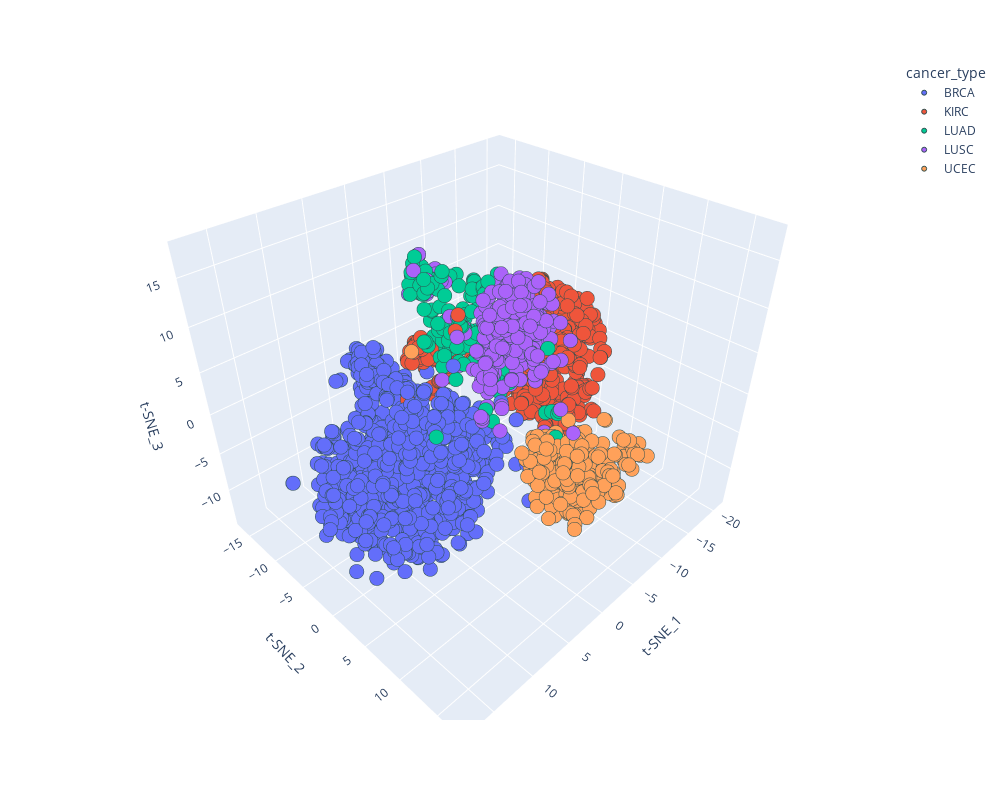

The notebook cell saved with this chart:
### Code cell
fig = px.scatter_3d(final_df,
                    x='t-SNE_1', y='t-SNE_2', z='t-SNE_3',
                    color='cancer_type',
                    width=1000, height=800,
                    opacity=1
                    )

fig.update_traces(marker=dict(size=5,
                              line=dict(width=1,
                                        color='DarkSlateGrey')
                              ),
                  )

fig.show()

### Figure 1 — Plotly figure (JSON) as saved in the notebook; plotly's stock layout.template omitted (floating-point values rounded to 4 significant figures; data arrays with more than 128 entries replaced by an {"elided": "..."} marker saying what was removed)
{"data": [{"hovertemplate": "cancer_type=BRCA<br>t-SNE_1=%{x}<br>t-SNE_2=%{y}<br>t-SNE_3=%{z}<extra></extra>", "legendgroup": "BRCA", "marker": {"color": "#636efa", "line": {"color": "DarkSlateGrey", "width": 1}, "opacity": 1, "size": 5, "symbol": "circle"}, "mode": "markers", "name": "BRCA", "scene": "scene", "showlegend": true, "type": "scatter3d", "x": {"elided": "878 float values"}, "y": {"elided": "878 float values"}, "z": {"elided": "878 float values"}}, {"hovertemplate": "cancer_type=KIRC<br>t-SNE_1=%{x}<br>t-SNE_2=%{y}<br>t-SNE_3=%{z}<extra></extra>", "legendgroup": "KIRC", "marker": {"color": "#EF553B", "line": {"color": "DarkSlateGrey", "width": 1}, "opacity": 1, "size": 5, "symbol": "circle"}, "mode": "markers", "name": "KIRC", "scene": "scene", "showlegend": true, "type": "scatter3d", "x": {"elided": "537 float values"}, "y": {"elided": "537 float values"}, "z": {"elided": "537 float values"}}, {"hovertemplate": "cancer_type=LUAD<br>t-SNE_1=%{x}<br>t-SNE_2=%{y}<br>t-SNE_3=%{z}<extra></extra>", "legendgroup": "LUAD", "marker": {"color": "#00cc96", "line": {"color": "DarkSlateGrey", "width": 1}, "opacity": 1, "size": 5, "symbol": "circle"}, "mode": "markers", "name": "LUAD", "scene": "scene", "showlegend": true, "type": "scatter3d", "x": {"elided": "162 float values"}, "y": {"elided": "162 float values"}, "z": {"elided": "162 float values"}}, {"hovertemplate": "cancer_type=LUSC<br>t-SNE_1=%{x}<br>t-SNE_2=%{y}<br>t-SNE_3=%{z}<extra></extra>", "legendgroup": "LUSC", "marker": {"color": "#ab63fa", "line": {"color": "DarkSlateGrey", "width": 1}, "opacity": 1, "size": 5, "symbol": "circle"}, "mode": "markers", "name": "LUSC", "scene": "scene", "showlegend": true, "type": "scatter3d", "x": {"elided": "240 float values"}, "y": {"elided": "240 float values"}, "z": {"elided": "240 float values"}}, {"hovertemplate": "cancer_type=UCEC<br>t-SNE_1=%{x}<br>t-SNE_2=%{y}<br>t-SNE_3=%{z}<extra></extra>", "legendgroup": "UCEC", "marker": {"color": "#FFA15A", "line": {"color": "DarkSlateGrey", "width": 1}, "opacity": 1, "size": 5, "symbol": "circle"}, "mode": "markers", "name": "UCEC", "scene": "scene", "showlegend": true, "type": "scatter3d", "x": {"elided": "269 float values"}, "y": {"elided": "269 float values"}, "z": {"elided": "269 float values"}}], "layout": {"height": 800, "legend": {"title": {"text": "cancer_type"}, "tracegroupgap": 0}, "margin": {"t": 60}, "scene": {"domain": {"x": [0, 1], "y": [0, 1]}, "xaxis": {"title": {"text": "t-SNE_1"}}, "yaxis": {"title": {"text": "t-SNE_2"}}, "zaxis": {"title": {"text": "t-SNE_3"}}}, "width": 1000}}
